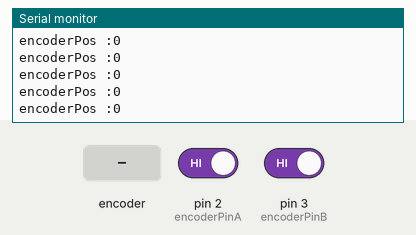
Simulated run of this sketch. Board: Arduino Uno, built with avr-gcc and run on an emulated ATmega328P. Shown: the last lines printed to the serial monitor. The inputs (shaded band) are chosen by the test bench; at power-on: pin 2 (encoderPinA) HIGH, pin 3 (encoderPinB) HIGH.

Above: at 1.2 s.
1.3 s: rotary encoder on pin 2 (encoderPinA) / pin 3 (encoderPinB) turned 1 step (first pin leading)
At 2.1 s:
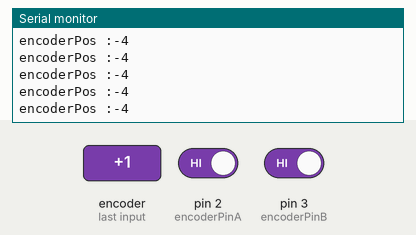
3.0 s: rotary encoder on pin 2 (encoderPinA) / pin 3 (encoderPinB) turned 3 steps (first pin leading)
At 3.7 s:
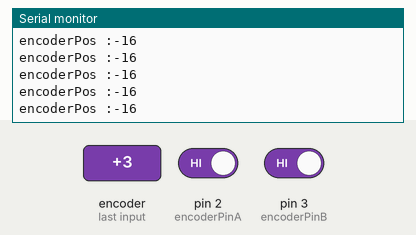
6.6 s: rotary encoder on pin 2 (encoderPinA) / pin 3 (encoderPinB) turned 2 steps (second pin leading)
At 7.1 s:
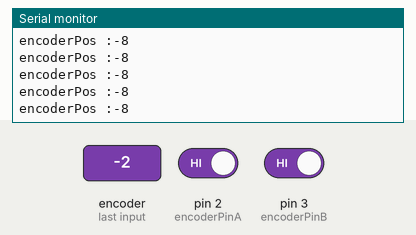
10.0 s: rotary encoder on pin 2 (encoderPinA) / pin 3 (encoderPinB) turned 1 step (first pin leading)
At 10.6 s:
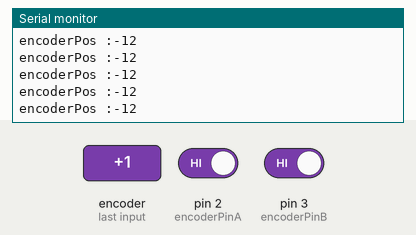
16.2 s: rotary encoder on pin 2 (encoderPinA) / pin 3 (encoderPinB) turned 2 steps (second pin leading)
At 16.8 s:
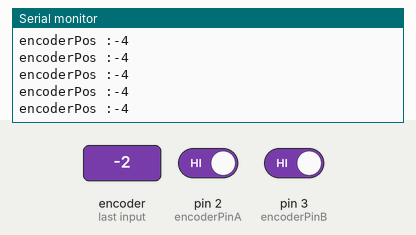
Timing chart, 0 to 19.2 s (numbered marks = the images above; inputs shaded):
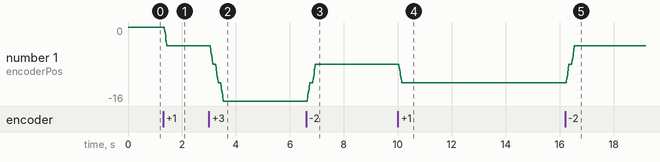

Measured:
- after the input at 1.3 s, the serial monitor: prints a new line after 0.06 s (image 1)
- after the input at 3.0 s, the serial monitor: prints a new line after 0.07 s (image 2)
- after the input at 6.6 s, the serial monitor: prints a new line after 0.06 s (image 3)
- after the input at 10.0 s, the serial monitor: prints a new line after 0.06 s (image 4)
- after the input at 16.2 s, the serial monitor: prints a new line after 0.06 s (image 5)
- plotted number 1: 0 → -4 after the input at 1.3 s, -4 → -16 after the input at 3.0 s, -16 → -8 after the input at 6.6 s, -8 → -12 after the input at 10.0 s, -12 → -4 after the input at 16.2 s

The sketch:

Encoder.ino
```cpp
#define encoderPinA 2
#define encoderPinB 3
long encoderPos = 0;
void doEncoderA(){
  encoderPos+= digitalRead(encoderPinA) == digitalRead(encoderPinB)?1:-1;
}
void doEncoderB(){
  encoderPos+= digitalRead(encoderPinA) == digitalRead(encoderPinB)?-1:1;
}

void setup() {
  pinMode(encoderPinA, INPUT);
  pinMode(encoderPinB, INPUT);
  attachInterrupt(0,doEncoderA,CHANGE);
  attachInterrupt(1,doEncoderB,CHANGE);
  Serial.begin(9600);
}

void loop() {
  Serial.print("encoderPos :");
  Serial.println(encoderPos);
  // Serial.print("pinA :");
  // Serial.print(digitalRead(encoderPinA));
  // Serial.print(" pinB : ");
  // Serial.println(digitalRead(encoderPinB));
  delay(10);
}
```
